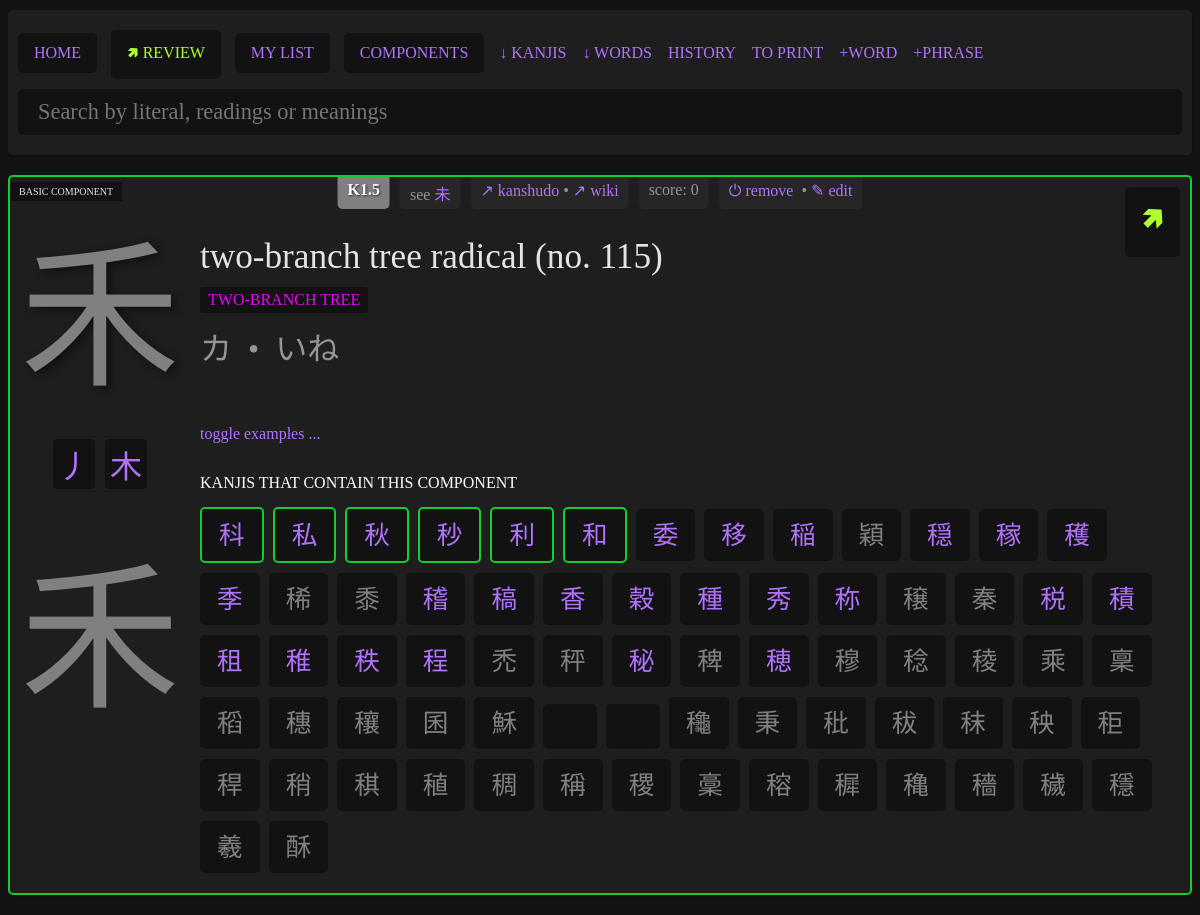
/pages/kanji.php?literal=禾, run on the app's committed database.
### tables this page shows
CREATE TABLE "kanjis" (
	"literal"	TEXT NOT NULL UNIQUE,
	"meanings"	TEXT NOT NULL,
	"onReadings"	TEXT,
	"kunReadings"	TEXT,
	"strokes"	INTEGER,
	"jlpt"	INTEGER,
	"frequency"	INTEGER,
	"grade"	INTEGER,
	"heisg6"	INTEGER,
	"components"	TEXT,
	"other_forms"	TEXT, "kanken" INTEGER NULL, "story" TEXT NULL, "added" INTEGER NULL, "score" INTEGER NULL, "added_at" datetime, "unfinished" integer, "is_component" integer, "component_group" integer, "related" text, "ignore" integer, "keyword" text,
	PRIMARY KEY("literal")
);

### parts/helper.php (called while the page is built, shortened)
<?php
function getImportanceKANKEN($kanken, $totalKnown)
{
    if ($kanken == 1.5 || $kanken == 1) {
        return 'zero';
    }
    return "high";
}

### pages/kanji.php (the view, shortened to what this page needs)
<?php
require "../parts/helper.php";
$myPDO = new PDO("sqlite:../data/kanjis.db");
if (isset($_GET["literal"])) {
    if (empty($_GET["literal"])) {
        $error = "No selected kanji.";
    } else {
        $sql = "SELECT * FROM kanjis WHERE literal = ?";
        $stmt = $myPDO->prepare($sql);
        $results = $stmt->execute([$_GET["literal"]]);
        $entry = $stmt->fetch();
    }
}
$sql = "SELECT COUNT(*) FROM kanjis WHERE added = 1 AND is_component IS NULL";
$stmt = $myPDO->prepare($sql);
$stmt->execute();
$totalKnown = $stmt->fetchColumn();
?>
<?php require "../parts/header.php"; ?>
<?php if (!empty($error)): ?>
    <div class="error">
        <?php echo $error; ?>
    </div>
<?php elseif (isset($_GET["literal"])): ?>
    <?php if (!$entry): ?>
        <div class="card empty">
            No results.
        </div>
    <?php else: ?>
        <div class="card <?php
                            if ($entry["added"] == 1) {
                                echo " added";
                            }
                            if ($entry["unfinished"] == 1) {
                                echo " unfinished";
                            }
                            ?>">
            <?php if ($entry["is_component"]): ?>
                <div class="component-flag">basic component</div>
            <?php endif; ?>
            <div class="left<?= $entry["ignore"] == 1 ? " ignore" : "" ?>">
                <div class="kanji"><?php echo $entry["literal"]; ?></div>
                <?php if (!empty($entry["components"])) {
                    echo '<div class="components">';
                    $componentsArray = explode(";", $entry["components"]);
                    foreach ($componentsArray as $component) {
                        echo "<a href='kanji.php?literal={$component}'>{$component}</a>";
                    }
                    echo "</div>";
                } ?>
                <div class="big-kanji"><?php echo $entry["literal"]; ?></div>
            </div>
            <div class="right">
                <div class="extras">
                    <?php if (!empty($entry["jlpt"]) || !empty($entry["grade"])): ?>
                        <?php if (!empty($entry["kanken"])): ?>
                            <div class="kanji-tag <?= getImportanceKANKEN(
                                                        $entry["kanken"],
                                                        $totalKnown,
                                                    ) ?>">K<?= $entry["kanken"] ?></div>
                        <?php endif; ?>
                    <?php endif; ?>
                    <?php if (!empty($entry["related"])): ?>
                        <div>
                            see
                            <?php
                            $relatedArray = explode(";", $entry["related"]);
                            foreach ($relatedArray as $related) {
                                echo "<a href='kanji.php?literal={$related}'>{$related}</a>";
                            }
                            ?>
                        </div>
                    <?php endif; ?>
                    <div>
                        <a href="https://www.kanshudo.com/kanji/<?php echo $entry["literal"]; ?>" target="_blank">↗ kanshudo</a> •
                        <a href="https://en.wiktionary.org/wiki/<?php echo $entry["literal"]; ?>" target="_blank">↗ wiki</a>
                    </div>
                    <div>
                        score: <?= $entry["score"] ?>
                    </div>
                    <div>
                        <form class="kanji-actions" action="../actions/toggle_kanji_study.php" method="POST">
                            <button type="submit"><?= ($entry["added"] == 1) ? "⏻ remove" : "⏻ add" ?></button>
                        </form>&nbsp;&nbsp;• <a id="edit-toggle" href="#edit-area">✎ edit</a>
                    </div>
                </div>
                <div class="meanings">
                    <?php echo str_replace(";", ", ", $entry["meanings"]); ?>
                </div>
                <?php if (!empty($entry['keyword'])): ?>
                    <div class="keyword">
                        <?= implode("<span class='separator'>/</span>", explode(";", $entry['keyword'])) ?>
                    </div>
                <?php endif; ?>
                <?php if (
                    !empty($entry["onReadings"]) or
                    !empty($entry["kunReadings"])
                ) {
                    echo '<div class="readings">';
                    echo str_replace(
                        ";",
                        "&nbsp;&nbsp;/&nbsp;&nbsp;",
                        $entry["onReadings"],
                    );
                    if (!empty($entry["kunReadings"])) {
                        if (!empty($entry["onReadings"])) {
                            echo "&nbsp;&nbsp;•&nbsp;&nbsp;";
                        }
                        echo str_replace(
                            ";",
                            "&nbsp;&nbsp;/&nbsp;&nbsp;",
                            $entry["kunReadings"],
                        );
                    }
                    echo "</div>";
                } ?>
                <?php
                $sql =
                    "SELECT * FROM examples WHERE kanji != '' AND kanji LIKE ? AND (added = 0 OR added IS NULL) ORDER BY CASE WHEN jlpt IS NOT NULL THEN 1 WHEN freq_wiki IS NOT NULL THEN 2 ELSE 3 END, jlpt DESC, freq_wiki ASC";
                $stmt = $myPDO->prepare($sql);
                $stmt->execute(["%" . $entry["literal"] . "%"]);
                $more_examples = $stmt->fetchAll();
                $sql = "SELECT * FROM kanjis WHERE components LIKE ? ORDER BY added DESC";
                $stmt = $myPDO->prepare($sql);
                $stmt->execute(["%" . $entry["literal"] . "%"]);
                $contained_in_kanjis = $stmt->fetchAll();
                ?>
                <?php if (!empty($more_examples)): ?>
                    <div class="words">
                        <?php if (!empty($more_examples)): ?>
                            <p><a href="#" id="more-word-examples-toggle">toggle examples ...</a></p>
                        <?php endif; ?>
                    </div>
                <?php endif; ?>
                <?php if (!empty($contained_in_kanjis)): ?>
                    <div class="title">Kanjis that contain this component</div>
                    <div class="words">
                        <?php foreach ($contained_in_kanjis as $example): ?>
                            <?php
                            $added = $example["added"] == 1 ? " added " : "";
                            $ignore = $example["ignore"] == 1 ? " ignore " : "";
                            ?>
                            <div class="word
                            <?= $added ?>
                            <?= $ignore ?>">
                                <a href="kanji.php?literal=<?php echo $example["literal"]; ?>" class="example-kanji"><?php echo $example["literal"]; ?></a>
                            </div>
                        <?php endforeach; ?>
                    </div>
                <?php endif; ?>
            </div>
            <div class="review-button">
                <form action="../actions/review.php" method="POST">
                    <button type="submit" class="review">🢅</button>
                </form>
            </div>
        </div>
    <?php endif; ?>
<?php else: ?>
    <div class="card empty">
        No kanji selected.
    </div>
<?php endif; ?>
<?php require "../parts/footer.php"; ?>

### data/style.css (style rules this page uses)
body { background: #121212; color: #e4e4e4; font-family: "NotoSansJP"; }
* { box-sizing: border-box; }
.card, .header, .list { position: relative; background: #1e1e1e; display: flex; border-radius: 5px; box-shadow: 1px 2px 1px rgba(0, 0, 0, 0.1); margin-bottom: 20px; }
.word.added, .card.added { border: 2px solid #16cc2e; }
.word.ignore a { color: gray; }
.card .right { display: flex; flex-direction: column; flex-grow: 2; align-items: flex-start; padding: 10px; gap: 10px; }
.card .left { max-width: 190px; text-align: center; }
.card .left .kanji { font-family: "NotoSansJP", "BabelStoneHan"; font-size: 120pt; padding: 10px; text-shadow: 4px 3px 10px rgb(0 0 0 / 49%); }
.card .left.ignore .kanji, .card .left.ignore .big-kanji { color: grey; }
.card .left .big-kanji { font-family: "KanjiStrokeOrders", "BabelStoneHan"; font-size: 120pt; padding: 10px; }
.card .left .components { display: flex; flex-wrap: wrap; justify-content: center; gap: 10px; font-size: 2rem; padding: 10px 15px; }
.card .left .components a { display: inline-block; border-radius: 4px; padding: 2px 5px; background-color: #121212; }
.kanji-tag { font-weight: bold; text-shadow: 1px 1px 2px rgba(0, 0, 0, 0.7); }
.card .right .extras div.zero { background-color: gray; color: #fff; }
.card .right .readings { color: #959595; font-family: "NotoSansJP"; font-size: 2rem; }
.card .right .meanings { font-size: 2.2rem; margin: 50px 0 0 0; }
.card .right .keyword { font-size: 1rem; text-transform: uppercase; background-color: #121212; color: rgb(234, 0, 255); padding: 4px 8px; border-radius: 3px; }
.card .right .extras { position: absolute; top: 0px; left: 50%; transform: translateX(-50%); display: flex; gap: 10px; }
.card .right .extras div { color: #959595; display: inline-block; padding: 4px 10px; border-bottom-left-radius: 5px; border-bottom-right-radius: 5px; background-color: #262626; text-wrap-mode: nowrap; }
.card .right .extras a, .kanji-actions button { font-size: 1rem; text-transform: none; padding: 0; margin: 0; }
.kanji-actions { display: inline-block; }
.kanji-actions button { display: inline-block; background: none; }
button { cursor: pointer; background-color: #121212; padding: 5px 10px; border-radius: 5px; font-family: "NotoSansJP"; text-transform: uppercase; font-size: 0.8em; border: none; }
a, button { text-decoration: none; color: #b173fd; }
.review { color: greenyellow; }
.review-button button { color: greenyellow; display: inline-block; border-radius: 5px; padding: 7px 15px; font-size: 2rem; background-color: #121212; border: 1px solid transparent; }
.review-options, .review-button { position: absolute; right: 10px; top: 10px; }
.words { z-index: 1; }
.words .word { border-radius: 5px; background: #121212; margin-bottom: 10px; display: inline-block; position: relative; cursor: default; margin-right: 5px; padding: 5px 10px; }
.title { text-transform: uppercase; color: #fff; padding: 5px 0; }
.component-flag { position: absolute; top: 5px; left: 0; text-transform: uppercase; font-size: x-small; background: #121212; padding: 4px 9px; }
.word { overflow: visible; }
.word a { display: inline-block; font-size: 1.6em; padding: 0px 7px 5px 7px; }

### data on the page
kanjis: literal "禾", components "丿", components "木", kanken "1.5", related "未", score "0", meanings "two-branch tree radical (no. 115)", keyword "TWO-BRANCH TREE", onReadings "カ", kunReadings "いね"

### other printed values
$example["literal"] "科"
$example["literal"] "私"
$example["literal"] "秋"
$example["literal"] "秒"
$example["literal"] "利"
$example["literal"] "和"
$example["literal"] "委"
$example["literal"] "移"
$example["literal"] "稲"
$example["literal"] "穎"
$example["literal"] "穏"
$example["literal"] "稼"
$example["literal"] "穫"
$example["literal"] "季"
$example["literal"] "稀"
